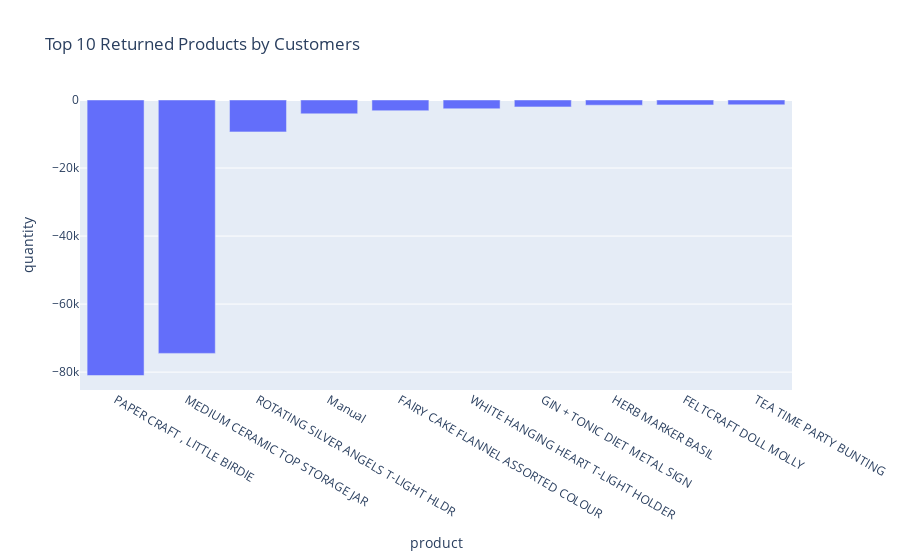

Notebook cell for this chart:
### Code cell
fig = px.bar(sorted_cancelled_products.head(10), x='product', y='quantity', title='Top 10 Returned Products by Customers')
fig.show()

### Figure 1 — Plotly figure (JSON) as saved in the notebook; plotly's stock layout.template omitted (floating-point values rounded to 4 significant figures)
{"data": [{"alignmentgroup": "True", "hovertemplate": "product=%{x}<br>quantity=%{y}<extra></extra>", "legendgroup": "", "marker": {"color": "#636efa", "pattern": {"shape": ""}}, "name": "", "offsetgroup": "", "orientation": "v", "showlegend": false, "textposition": "auto", "type": "bar", "x": ["PAPER CRAFT , LITTLE BIRDIE", "MEDIUM CERAMIC TOP STORAGE JAR", "ROTATING SILVER ANGELS T-LIGHT HLDR", "Manual", "FAIRY CAKE FLANNEL ASSORTED COLOUR", "WHITE HANGING HEART T-LIGHT HOLDER", "GIN + TONIC DIET METAL SIGN", "HERB MARKER BASIL", "FELTCRAFT DOLL MOLLY", "TEA TIME PARTY BUNTING"], "xaxis": "x", "y": [-80995, -74494, -9376, -4066, -3150, -2578, -2030, -1527, -1447, -1424], "yaxis": "y"}], "layout": {"barmode": "relative", "legend": {"tracegroupgap": 0}, "title": {"text": "Top 10 Returned Products by Customers"}, "xaxis": {"anchor": "y", "domain": [0, 1], "title": {"text": "product"}}, "yaxis": {"anchor": "x", "domain": [0, 1], "title": {"text": "quantity"}}}}
